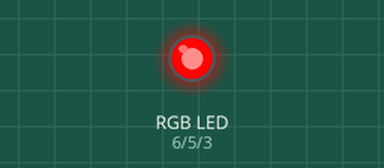
Bench run of a sketch on a simulated Arduino Uno, built with avr-gcc and run on an emulated ATmega328P. Parts: an RGB LED mixed from three pins (HIGH = lit). Dim RGB values are drawn brighter than linear.

Above: at 0.05 s.
At 0.95 s:
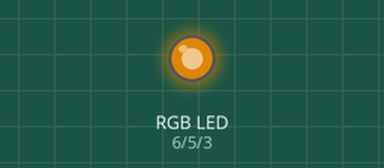
At 1.8 s:
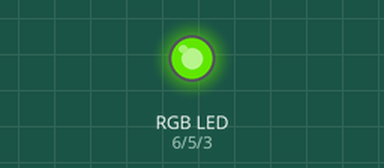
At 3.6 s:
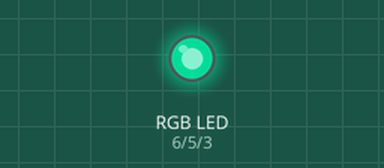
At 5.35 s:
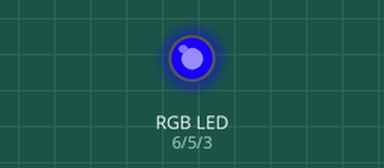
At 7.15 s:
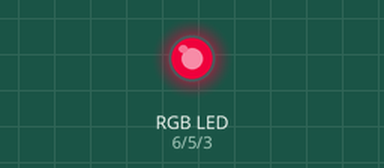
Timing chart, 0 to 10.0 s (numbered marks = the images above):
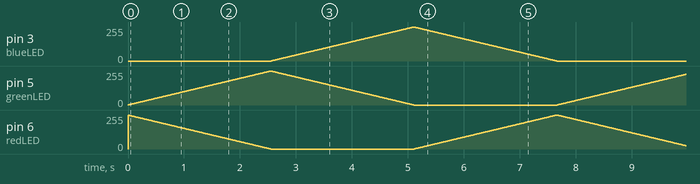

The sketch:

RGB_LED.ino
```cpp
// Define Pin Constants
const int blueLED = 3;
const int greenLED = 5;
const int redLED = 6;

// Define variables
int redValue;
int greenValue;
int blueValue;

int delayTime = 10;  // fading time between colors

void setup() {
  pinMode(redLED, OUTPUT);
  pinMode(greenLED, OUTPUT);
  pinMode(blueLED, OUTPUT);
  digitalWrite(redLED, HIGH);
  digitalWrite(greenLED, LOW);
  digitalWrite(blueLED, LOW);
}

void loop() {
  redValue = 255;  // choose a value between 1 and 255 to change the color.
  greenValue = 0;
  blueValue = 0;

  for (int i = 0; i < 255; i += 1)  // fades out redLED bring greenLED full when i=255
  {
    redValue -= 1;
    greenValue += 1;
    analogWrite(redLED, redValue);
    analogWrite(greenLED, greenValue);
    delay(delayTime);
  }

  redValue = 0;
  greenValue = 255;
  blueValue = 0;

  for (int i = 0; i < 255; i += 1)  // fades out greenLED bring blueLED full when i=255
  {
    greenValue -= 1;
    blueValue += 1;
    analogWrite(greenLED, greenValue);
    analogWrite(blueLED, blueValue);
    delay(delayTime);
  }

  redValue = 0;
  greenValue = 0;
  blueValue = 255;

  for (int i = 0; i < 255; i += 1)  // fades out blueLED bring redLED full when i=255
  {
    blueValue -= 1;
    redValue += 1;
    analogWrite(blueLED, blueValue);
    analogWrite(redLED, redValue);
    delay(delayTime);
  }
}
```
